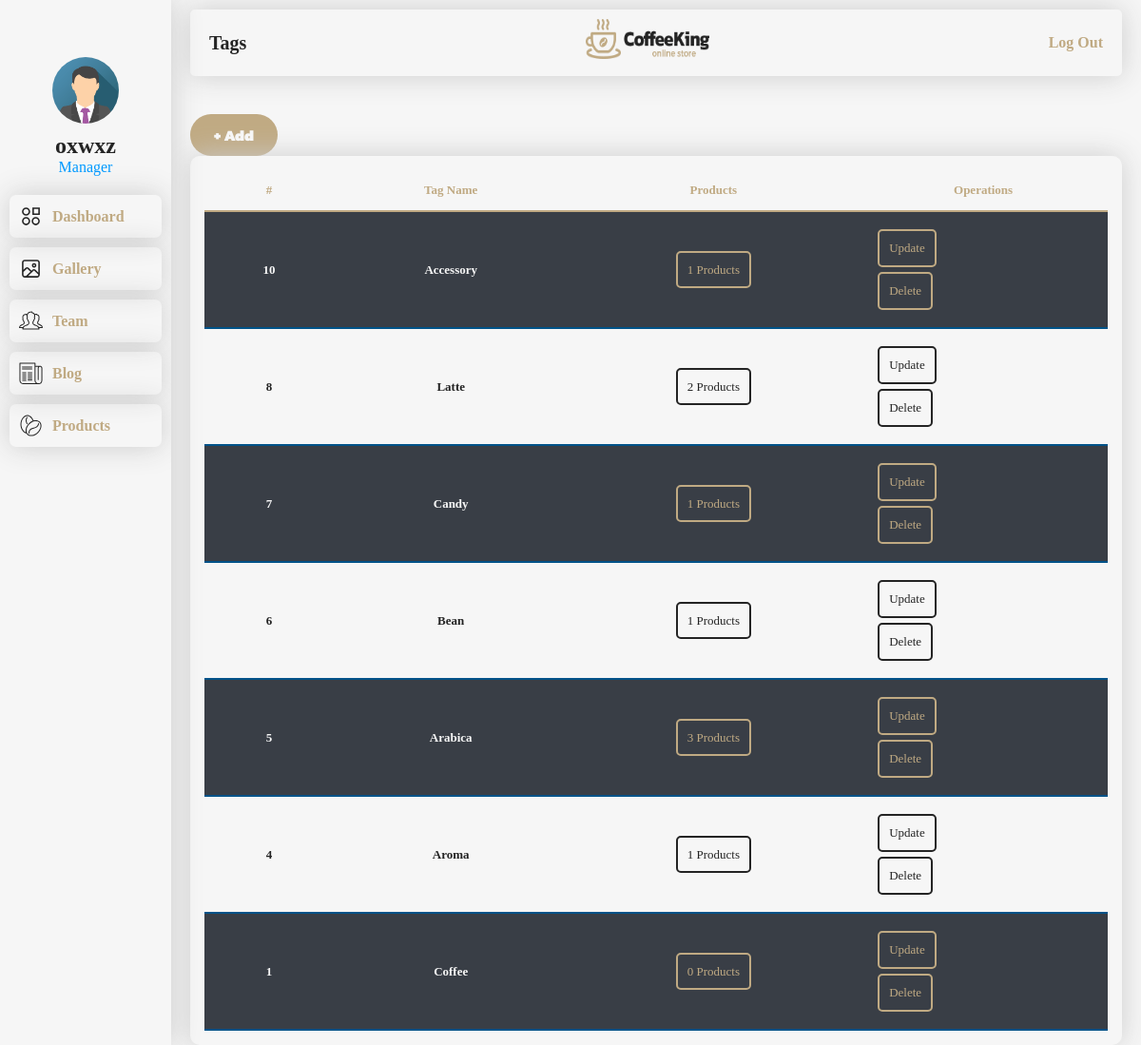
The page /admin/dashboard/products/tags/index.php (signed in) on the database its author committed.
### tables this page shows
CREATE TABLE `pro_tags` (
  `ID` int(11) NOT NULL,
  `Tag_Name` mediumtext NOT NULL
);

### admin/dashboard/products/tags/index.php (the view, shortened to what this page needs)
<?php
include '../../../auth/connection.php';
?>
<!DOCTYPE html>
<html lang="en">
<head>
    <link rel="stylesheet" href="../../f.css">
</head>
<body>
    <div class="main">
        <?php
        include "../../profile_2.php";
        ?>
        <div class="main-right">
            <div class="main-right-top">
                <h2>Tags</h2>
                <img src="../../../../ui/assets/09/logo_black-9.png" alt="" class="logoImg">
                <a href='../../../auth/handle.php?logout'>Log Out</a>
            </div>
            <div class="main-right-btm oth-right-btm">
                <button id="open">+ Add</button>
                <table>
                    <tr>
                        <th>#</th>
                        <th>Tag Name</th>
                        <th>Products</th>
                        <th>Operations</th>
                    </tr>
                    <?php
                    $sql = mysqli_query($conn, "SELECT * FROM pro_tags ORDER BY ID DESC");
                    while ($galrow = mysqli_fetch_array($sql)) {
                        $id = $galrow['ID'];
                        $name = $galrow['Tag_Name'];
                        $fetch = mysqli_query($conn, "SELECT * FROM product WHERE Tags = $id");
                        $num = mysqli_num_rows($fetch);
                    ?>
                        <tr>
                            <td><?php echo $id ?></td>
                            <td><?php echo $name ?></td>
                            <td>
                                <a href=""><?php echo $num ?> Products</a>
                            </td>
                            <td>
                                <a href='update.php?updateId="<?php echo $id ?>"'>Update</a>
                                <a href='delete.php?dropId="<?php echo $id ?>"'>Delete</a>
                            </td>
                        </tr>
                    <?php } ?>
                </table>
            </div>
        </div>
    </div>
</body>
</html>

### admin/dashboard/f.css (style rules this page uses)
:root { --blck: #242424; --white: #f6f6f6; }
html { scroll-behavior: smooth; }
* { color: #242424; font-family: "Kanit", sans-serif; }
svg, img { width: 50px; height: 50px; }
a { -webkit-transition: .6s; transition: .6s; }
button { font-family: "Kanit", sans-serif; cursor: pointer; }
:root { --shadow: #171717; --blck: #222831; }
* { margin: 0; padding: 0; -webkit-box-sizing: border-box; box-sizing: border-box; font-family: poppins; }
body { min-height: 100vh; background: #f6f6f6; }
body .main { display: -ms-grid; display: grid; -ms-grid-columns: 15% 85%; grid-template-columns: 15% 85%; }
body .main .main-right { padding: 0 20px; height: 100vh; overflow-y: scroll; }
body .main .main-right .main-right-top { padding: 10px 20px; margin-top: 10px; border-radius: 5px; margin-bottom: 40px; display: -webkit-box; display: -ms-flexbox; display: flex; -webkit-box-pack: justify; -ms-flex-pack: justify; justify-content: space-between; -webkit-box-align: center; -ms-flex-align: center; align-items: center; -webkit-box-shadow: 0 0px 30px #ccc; box-shadow: 0 0px 30px #ccc; }
body .main .main-right .main-right-top a { font-weight: 800; color: #c0aa83; text-decoration: none; }
body .main .main-right .main-right-top h2 { font-size: 20px; color: #242424; }
body .main .main-right .main-right-top img { width: 130px; }
body .main .main-right .main-right-btm { display: -ms-grid; display: grid; -ms-grid-columns: calc(100%/2.05) calc(100%/2.05); grid-template-columns: calc(100%/2.05) calc(100%/2.05); -webkit-box-pack: justify; -ms-flex-pack: justify; justify-content: space-between; row-gap: 40px; margin-bottom: 45px; }
body .main .main-right .main-right-btm table { margin-top: 30px; }
body .main .main-right .oth-right-btm { -ms-grid-columns: unset; grid-template-columns: unset; display: unset; }
body .main .main-right .oth-right-btm #open { background: #c0aa83; color: #f6f6f6; border: 2px solid transparent; cursor: pointer; -webkit-transition: .6s; transition: .6s; display: -webkit-box; display: -ms-flexbox; display: flex; width: -webkit-fit-content; width: -moz-fit-content; width: fit-content; padding: 8px 23px; font-weight: 900; font-size: 16px; border-radius: 50px; text-decoration: none; }
body .main .main-right .oth-right-btm table { padding: 15px; -webkit-box-shadow: 0 0px 30px #ccc; box-shadow: 0 0px 30px #ccc; border-radius: 10px; -webkit-box-sizing: border-box; box-sizing: border-box; border-spacing: 0; width: 100%; margin-top: 0px; }
body .main .main-right .oth-right-btm table th { padding: 13px 20px; font-weight: 700; text-align: center; font-size: 13px; border-radius: 10px; color: #c0aa83; border-radius: 0; border-bottom: 2px solid #c0aa83; }
body .main .main-right .oth-right-btm table td { border-bottom: 2px solid #005288; border-radius: 0; padding: 13px 20px; font-weight: 700; text-align: center; font-size: 13px; color: #242424; }
body .main .main-right .oth-right-btm table td:last-of-type a { margin: 5px 0; display: -webkit-box; display: -ms-flexbox; display: flex; width: -webkit-fit-content; width: -moz-fit-content; width: fit-content; height: -webkit-fit-content; height: -moz-fit-content; height: fit-content; }
body .main .main-right .oth-right-btm table td a { padding: 10px; border-radius: 5px; color: #242424; border: 2px solid; border-color: #242424; -webkit-transition: .6s; transition: .6s; text-decoration: none; font-weight: 500; }
body .main .main-right .oth-right-btm table tr:nth-of-type(even) { background: #393E46; }
body .main .main-right .oth-right-btm table tr:nth-of-type(even) td { color: #f6f6f6; }
body .main .main-right .oth-right-btm table tr:nth-of-type(even) td a { border-color: #c0aa83; color: #c0aa83; }

### rows shown on the page
pro_tags: ID "10", Tag_Name "Accessory", num "1"
pro_tags: ID "8", Tag_Name "Latte", num "2"
pro_tags: ID "7", Tag_Name "Candy", num "1"
pro_tags: ID "6", Tag_Name "Bean", num "1"
pro_tags: ID "5", Tag_Name "Arabica", num "3"
pro_tags: ID "4", Tag_Name "Aroma", num "1"
pro_tags: ID "1", Tag_Name "Coffee", num "0"

### other values the page prints
$_SESSION["uname"] "oxwxz"
$_SESSION["uposition"] "Manager"
